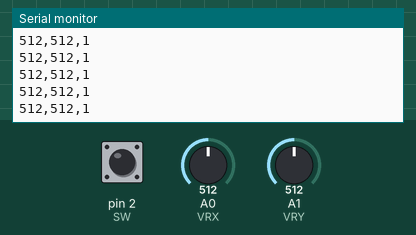
A sketch run on a simulated Arduino Uno, built with avr-gcc and run on an emulated ATmega328P. On the bench: the last lines printed to the serial monitor. The test bench sets the inputs (shaded band); at power-on: A1 (VRY) = 512, pin 2 (SW) HIGH, A0 (VRX) = 512.

Above: at 12.8 s.
12.9 s: A1 (VRY) set to 982
At 13.8 s:
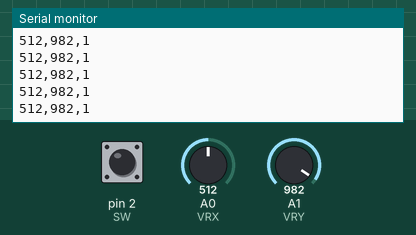
14.4 s: A1 (VRY) set to 1009
At 15.2 s:
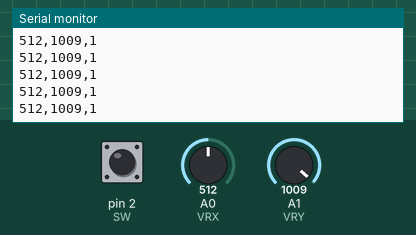
Timing chart, 0 to 16.9 s (numbered marks = the images above; inputs shaded):
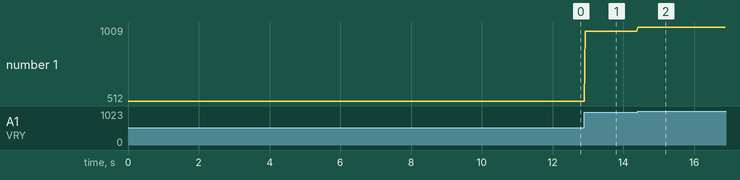

Measured:
- after the input at 12.9 s, the serial monitor: prints a new line at once (image 1)
- after the input at 14.4 s, the serial monitor: prints a new line at once (image 2)
- plotted number 1: 512 → 982 after the input at 12.9 s, 982 → 1009 after the input at 14.4 s

The sketch:

hehe.ino
```cpp
const int VRX = A0;
const int VRY = A1;
const int SW  = 2;

void setup() {

  pinMode(SW, INPUT_PULLUP);

  Serial.begin(9600);

}

void loop() {

  int x = analogRead(VRX);
  int y = analogRead(VRY);
  int button = digitalRead(SW);

  // Send:
  // X,Y,Button

  Serial.print(x);
  Serial.print(",");
  Serial.print(y);
  Serial.print(",");
  Serial.println(button);

  delay(20);
}
```
